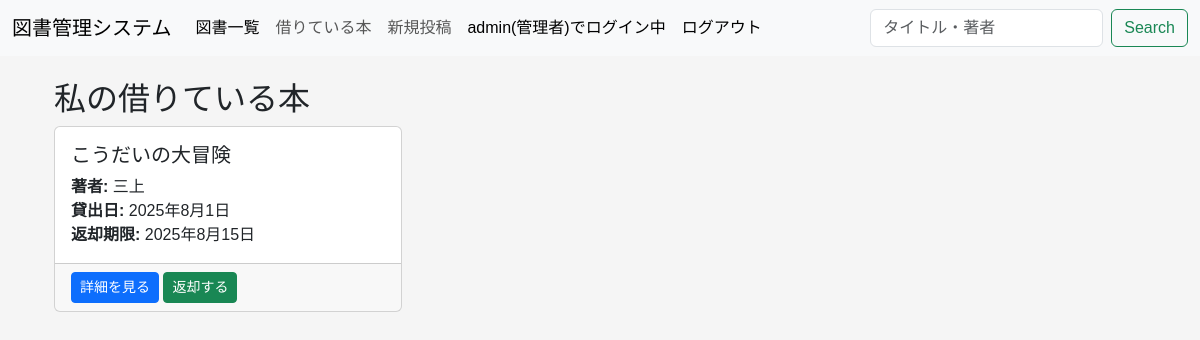
Screenshot of /library/my-loans/ (signed in) with the database file from the repository.
### library/models.py (models this page shows, shortened)
class Loan(models.Model):
    article = models.ForeignKey(Article, verbose_name="借りた本の記録", on_delete=models.CASCADE)
    user = models.ForeignKey(User, verbose_name="本を借りた人", on_delete=models.CASCADE)
    borrow_date = models.DateField(verbose_name="貸出日", default=timezone.now)
    due_date = models.DateField(verbose_name="返却期限日")
    return_date = models.DateField(verbose_name="返却日", blank=True, null=True)

class Article(models.Model):
    title = models.CharField(verbose_name="タイトル", max_length=50)
    isbn = models.CharField(verbose_name="ISBN", max_length=50)
    author = models.CharField(verbose_name="著者", max_length=20)
    publicationday = models.DateField(verbose_name="出版日")
    content = models.TextField(verbose_name="内容")
    image = models.ImageField(verbose_name="表紙画像", upload_to='article_images/', blank=True, null=True)

### library/views.py (the view)
# urls.py: path('my-loans/', MyLoansView.as_view(), name='my_loans'),
class MyLoansView(LoginRequiredMixin, generic.ListView):
    model = Loan
    template_name = 'library/my_loans.html'
    context_object_name = 'loans'
    def get_queryset(self):
        return Loan.objects.filter(
            user=self.request.user,
            return_date__isnull=True
        ).select_related('article').order_by('due_date')

### templates/library/my_loans.html (shortened to what this page needs)
{% extends "base.html" %}
{% load django_bootstrap5 %}
{% block content %}
<div class="container mt-4">
    <h2>私の借りている本</h2>
    {% if loans %}
        <div class="row">
            {% for loan in loans %}
                <div class="col-md-6 col-lg-4 mb-3">
                    <div class="card h-100">
                        <div class="card-body">
                            <h5 class="card-title">{{ loan.article.title }}</h5>
                            <p class="card-text">
                                <strong>著者:</strong> {{ loan.article.author }}<br>
                                <strong>貸出日:</strong> {{ loan.borrow_date }}<br>
                                <strong>返却期限:</strong> {{ loan.due_date }}
                            </p>
                        </div>
                        <div class="card-footer">
                            <a href="{% url 'library:detail' loan.article.pk %}" class="btn btn-primary btn-sm">詳細を見る</a>
                            <form method="post" action="{% url 'library:return' loan.article.pk %}" class="d-inline">
                                <button type="submit" class="btn btn-success btn-sm">
                                    返却する
                                </button>
                            </form>
                        </div>
                    </div>
                </div>
            {% endfor %}
        </div>
    {% endif %}
</div>
{% endblock %}

### templates/base.html (shortened to what this page needs)
{% load django_bootstrap5 %}
{% load static %}
<!DOCTYPE html>
<html lang="ja">
<head>
    {% bootstrap_css %}
    <link rel="stylesheet" href="{% static 'css/style.css' %}">
</head>
<body>
  <nav class="navbar navbar-expand-lg bg-body-tertiary">
    <div class="container-fluid">
      <a class="navbar-brand" href="{% url 'library:index' %}">図書管理システム</a>
      <div class="collapse navbar-collapse" id="navbarSupportedContent">
        <ul class="navbar-nav me-auto mb-2 mb-lg-0">
          <li class="nav-item">
            <a class="nav-link active" aria-current="page" href="{% url 'library:index' %}">図書一覧</a>
          </li>
          {% if user.is_authenticated %}
          <li class="nav-item">
            <a class="nav-link" href="{% url 'library:my_loans' %}">借りている本</a>
          </li>
          {% endif %}
          {% if user.is_authenticated and user.username == 'admin' %}
          <li class="nav-item">
            <a class="nav-link" href="{% url 'library:create' %}">新規投稿</a>
          </li>
          {% endif %}
          <li class="nav-item">
            {% if user.is_authenticated %}
              {% if user.username ==  'admin'%}
                <span class="nav-link active">{{ user }}(管理者)でログイン中</span>
              {% else %}
                <span class="nav-link active">{{ user }}でログイン中</span>
              {% endif %}
            {% endif %}
          </li>
          <li class="nav-item">
            {% if user.is_authenticated %}
             <a href="{% url 'logout' %}" class="nav-link active">ログアウト</a>
            {% else %}
             <a href="{% url 'login' %}" class="nav-link active">ログイン</a>
            {% endif %}
          </li>
        </ul>
        <form class="d-flex" role="search" method="get" action="{% url 'library:index' %}">
        <input class="form-control me-2" type="search" name="q" placeholder="タイトル・著者" aria-label="Search" value="{{ request.GET.q|default_if_none:'' }}">
          <button class="btn btn-outline-success" type="submit">Search</button>
        </form>
      </div>
    </div>
  </nav>
  <div class="container">
        {% block content %}
        {% endblock %}
  </div>
</body>
</html>

### static/css/style.css (style rules this page uses)
body { font-family: 'Hiragino Sans', 'ヒラギノ角ゴシック', 'Yu Gothic', 'メイリオ', sans-serif; background-color: #f5f5f5; margin: 0; }
nav { text-align: center; background-color: white; padding: 30px 40px; color: white; margin-bottom: 20px; }
nav form { display: inline-block; }
nav button { padding: 5px 10px; font-size: 16px; border: none; border-radius: 3px; background-color: #576668; color: white; cursor: pointer; }

### rows the page displays
Loan: article "こうだいの大冒険", article.author "三上", borrow_date "2025年8月1日", due_date "2025年8月15日"

### other values shown
{{ user }} "admin"
